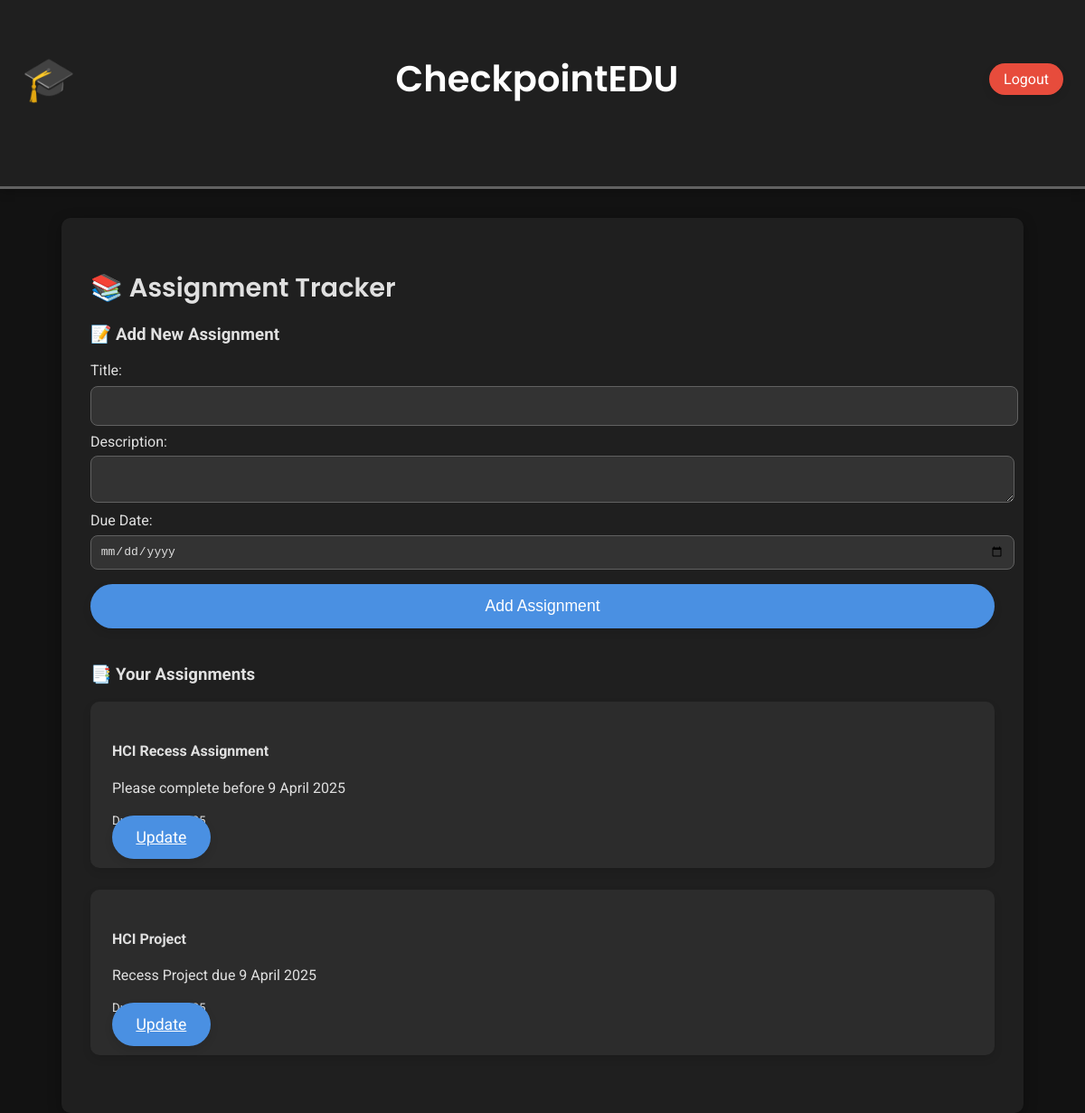
/assignments/create/ (signed in), run on the app's committed database.
### statboost/models.py (models this page shows, shortened)
class Assignment(models.Model):
    user = models.ForeignKey(User, on_delete=models.CASCADE)
    title = models.CharField(max_length=200)
    description = models.TextField()
    due_date = models.DateField()
    completed = models.BooleanField(default=False)

### statboost/views.py (the view)
# urls.py: path('assignments/create/', views.assignment_tracker, name='create_assignment'),  # Create assignment
@login_required
def assignment_tracker(request):
    assignments = Assignment.objects.filter(user=request.user)
    if request.method == 'POST':
        form = AssignmentForm(request.POST)
        if form.is_valid():
            assignment = form.save(commit=False)
            assignment.user = request.user  # Automatically associate the assignment with the logged-in user
            assignment.save()
            return redirect('assignment_tracker')  # Redirect back to the assignment tracker page
    else:
        form = AssignmentForm()
    return render(request, 'assignment_tracker.html', {'assignments': assignments, 'form': form})

### statboost/forms.py
class AssignmentForm(forms.ModelForm):
    class Meta:
        model = Assignment
        fields = ['title', 'description', 'due_date', 'completed']  # Ensure 'description' is included in the form

### statboost/templates/assignment_tracker.html (shortened to what this page needs)
{% extends 'base.html' %}
{% block content %}
<h2>📚 Assignment Tracker</h2>
<div class="section">
    <h3>📝 Add New Assignment</h3>
    <form method="POST">
        <label>Title:</label>
        <input type="text" name="title" required>
        <label>Description:</label>
        <textarea name="description" required></textarea>
        <label>Due Date:</label>
        <input type="date" name="due_date" required>
        <button class="btn">Add Assignment</button>
    </form>
</div>
<div class="section">
    <h3>📑 Your Assignments</h3>
    {% for assignment in assignments %}
        <div class="card">
            <h4>{{ assignment.title }}</h4>
            <p>{{ assignment.description }}</p>
            <small>Due: {{ assignment.due_date }}</small>
            <br>
            <a href="{% url 'update_assignment' assignment.id %}" class="btn">Update</a>
        </div>
    {% endfor %}
</div>
{% endblock %}

### statboost/templates/base.html (style rules this page uses)
body { font-family: 'Roboto', sans-serif; margin: 0; padding: 0; background-color: #121212; color: #E0E0E0; animation: fadeIn 0.8s ease-in-out; }
input, select, button, textarea { padding: 0.75em; margin: 0.5em 0; width: 100%; border-radius: 8px; border: 1px solid #616161; font-size: 1em; background-color: #333333; color: #E0E0E0; transition: all 0.3s ease-in-out; }
.btn, .btn-go-planner { background-color: #4A90E2; color: white; border: none; cursor: pointer; transition: background-color 0.3s ease, transform 0.3s ease; padding: 0.8em 1.5em; font-size: 1.1em; border-radius: 25px; box-shadow: 0 4px 10px rgba(0, 0, 0, 0.1); }
.card { background: #2C2C2C; padding: 1.5em; border-radius: 10px; box-shadow: 0 4px 10px rgba(0, 0, 0, 0.1); margin-bottom: 1.5em; transition: all 0.3s ease; }
h2 { font-family: 'Poppins', sans-serif; font-weight: 600; font-size: 1.8em; color: #E0E0E0; margin-bottom: 0.5em; }
.section { margin-bottom: 2em; }

### data on the page
Assignment: title "HCI Recess Assignment", description "Please complete before 9 April 2025"
Assignment: title "HCI Project", description "Recess Project due 9 April 2025"
